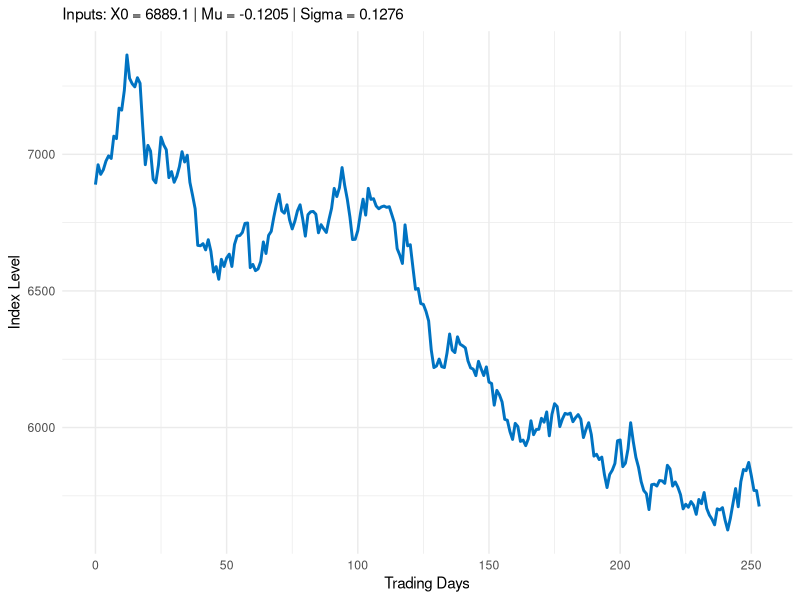

Reproduce this figure in R.
#Load required library
library(ggplot2)

simulate_gbm <- function(x0, mu, sigma, n_days = 253) {
  # Time parameters
  dt <- 1 / 253 # Annualized daily time step
  t  <- 0:n_days
  
  # Generate random normal innovations
  set.seed(42) # Set seed for reproducible path generation
  Z <- rnorm(n_days, mean = 0, sd = 1)
  
  # Calculate the Brownian motion path
  # dW = Z * sqrt(dt)
  W <- c(0, cumsum(Z * sqrt(dt)))
  
  # GBM analytical solution formula: x(t) = x0 * exp((mu - 0.5 * sigma^2)*t + sigma*W(t))
  path <- x0 * exp((mu - 0.5 * sigma^2) * (t * dt) + sigma * W)
  
  # Structure data into a data frame for plotting
  df <- data.frame(
    Day   = t,
    Price = path
  )
  
  # Generate the line plot using ggplot2
  p <- ggplot(df, aes(x = Day, y = Price)) +
    geom_line(color = "#0073C2", size = 1) +
    theme_minimal() +
    labs(
      #title = "Geometric Brownian Motion (GBM) Simulation",
      subtitle = sprintf("Inputs: X0 = %s | Mu = %s | Sigma = %s", x0, mu, sigma),
      x = "Trading Days",
      y = "Index Level"
    ) +
    theme(
      plot.title = element_text(face = "bold", size = 14),
      axis.title = element_text(size = 11)
    )
  
  # Display the plot
  print(p)
  
  # Return data frame invisibly
  return(invisible(df))
}

# Simulate GBM for x0 = 6889.1, mu = -0.1205, sigma = 0.1276, n_days = 253
simulate_gbm(x0 = 6889.1, mu = -0.1205, sigma = 0.1276, n_days = 253)
